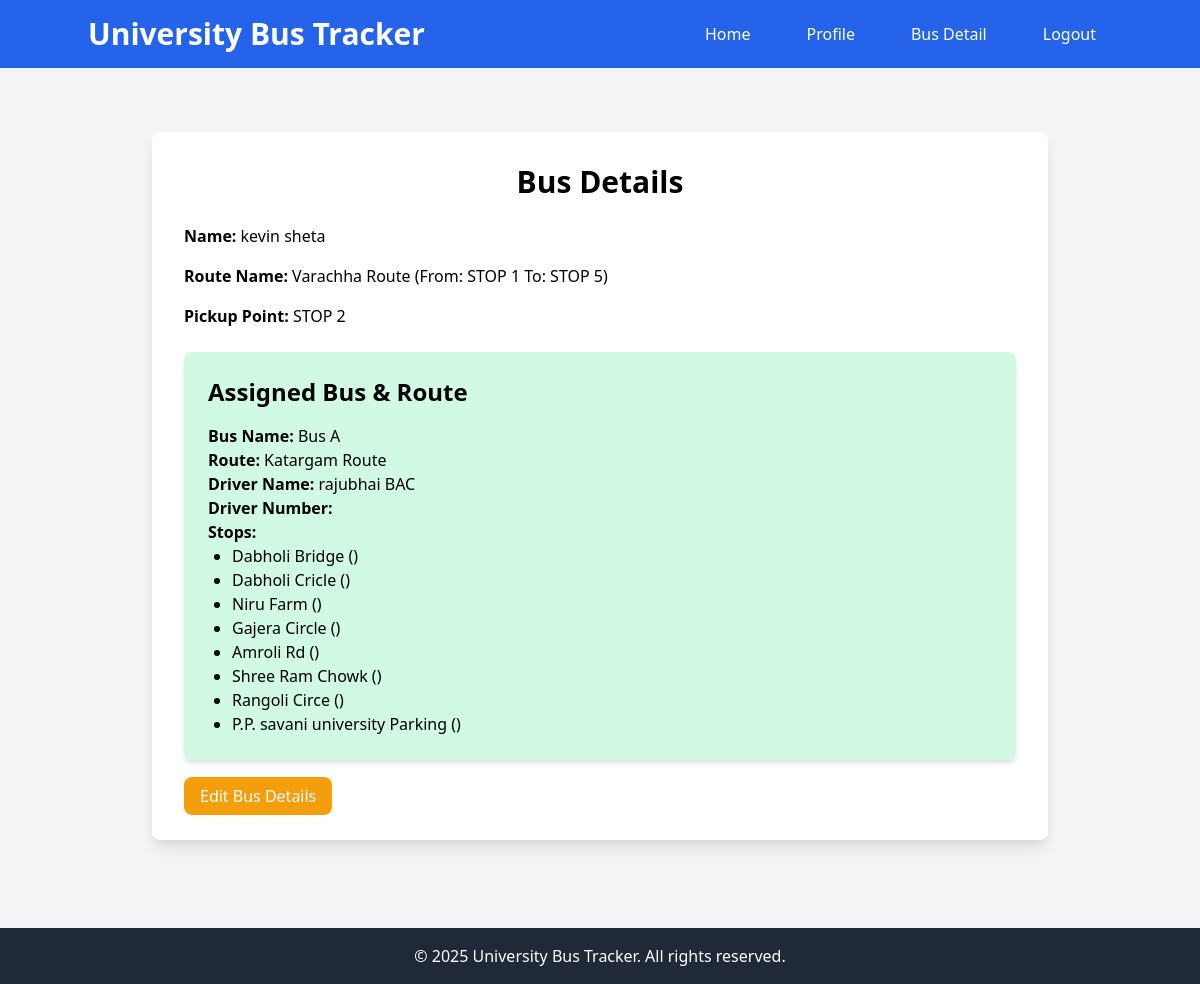
Screenshot of /student/bus_details_view/ (signed in) with the database file from the repository.
### student/models.py (models this page shows, shortened)
class StudentBusDetail(models.Model):
    student_name = models.ForeignKey(settings.AUTH_USER_MODEL, on_delete=models.CASCADE , limit_choices_to={'role': 'student'})
    pickup_point = models.ForeignKey(BusStops ,  on_delete=models.CASCADE)
    route_select = models.ForeignKey(Route ,on_delete=models.CASCADE )
    phone_number = models.CharField(max_length=15, blank=True)
    department = models.CharField(max_length=50)

### control/models.py (models this page shows)
class CustomUser(AbstractUser):
    role = models.CharField(max_length=20, choices=[
        ('student', 'Student'),
        ('driver', 'Driver'),
    ])
    full_name= models.CharField(max_length=30, blank=True)
    def __str__(self):
        return self.full_name

### tracker/models.py (models this page shows, shortened)
class Route(models.Model):
    name = models.CharField(max_length=20 , unique=True)
    start_point = models.ForeignKey(BusStops, on_delete=models.CASCADE, related_name='start_routes')
    end_point = models.ForeignKey(BusStops, on_delete=models.CASCADE, related_name='end_routes')
    bus_stops = models.ManyToManyField(BusStops, related_name='routes')
    def __str__(self):
        return f"{self.name} (From: {self.start_point.name} To: {self.end_point.name})"

class BusStops(models.Model):
    name = models.CharField(max_length=50)
    latitude = models.DecimalField(max_digits=10 , decimal_places=6)
    longitude = models.DecimalField(max_digits=10 , decimal_places=6)
    def __str__(self):
        return self.name

class BusAssignment(models.Model):
    students = models.ManyToManyField(CustomUser, related_name='bus_assignments', limit_choices_to={'role': 'student'})
    bus = models.ForeignKey(Bus, on_delete=models.CASCADE, related_name='students')
    route = models.ForeignKey(Route, on_delete=models.CASCADE, related_name='students')
    bus_stops = models.ManyToManyField(BusStops, related_name='assigned_stops')
    driver = models.ForeignKey(CustomUser, on_delete=models.CASCADE, related_name='assigned_buses',null=True, blank=True ,limit_choices_to={'role': 'driver'})

class Bus(models.Model):
    name = models.CharField(max_length=15,unique=True)
    number_plate = models.CharField(max_length=5, unique=True)
    route = models.ForeignKey(Route, on_delete=models.CASCADE, related_name='buses')
    start_point = models.ForeignKey(BusStops, on_delete=models.CASCADE, related_name='start_bus')
    end_point = models.ForeignKey(BusStops, on_delete=models.CASCADE, related_name='end_bus')
    latitude = models.DecimalField(max_digits=10,decimal_places=6)  # Current latitude
    longitude = models.DecimalField(max_digits=10,decimal_places=6)  #Current longitude

### student/views.py (the view, shortened to what this page needs)
# urls.py: path('bus_details_view/', views.bus_detail_view, name='bus_detail_view'),
@login_required
def bus_detail_view(request):
    if request.user.role == 'student':
        try:
            bus_assignment = BusAssignment.objects.filter(students=request.user).first()
        except BusAssignment.DoesNotExist:
            bus_assignment = None
        try:
            bus_detail = StudentBusDetail.objects.get(student_name=request.user)
        except StudentBusDetail.DoesNotExist:
            bus_detail = None
        if request.method == 'POST':
            form = StudentBusDetailForm(request.POST, instance=bus_detail)
            if form.is_valid():
                bus_detail = form.save()
                return redirect('student:bus_detail_view')
        else:
            form = StudentBusDetailForm(instance=bus_detail)
        return render(request, 'student/bus_detail_view.html', {
            'form': form,
            'bus_detail': bus_detail,
            'bus_assignment': bus_assignment,
            'filled': bus_detail is not None or bus_assignment is not None,
        })

### student/templates/student/bus_detail_view.html (shortened to what this page needs)
{% extends 'base.html' %}
{% block content %}
<div class="container mx-auto py-10">
    <div class="max-w-4xl mx-auto bg-white shadow-lg rounded-lg p-8">
        <h2 class="text-3xl font-bold mb-6 text-center">Bus Details</h2>
        {% if filled %}
            <div class="space-y-4">
                <p><strong>Name:</strong> {{ bus_detail.student_name }}</p>
                <p><strong>Route Name:</strong> {{ bus_detail.route_select }}</p>
                <p><strong>Pickup Point:</strong> {{ bus_detail.pickup_point}}</p>
            </div>
            <div class="bg-green-100 p-6 rounded-lg shadow-md mt-6">
                <h3 class="text-2xl font-semibold mb-4">Assigned Bus & Route</h3>
                {% if bus_assignment %}
                    <p><strong>Bus Name:</strong> {{ bus_assignment.bus.name }}</p>
                    <p><strong>Route:</strong> {{ bus_assignment.route.name }}</p>
                    <p><strong>Driver Name:</strong> {{ bus_assignment.driver}}</p>
                    <p><strong>Driver Number:</strong> {{ bus_assignment.driver.phone_number}}</p>
                    <p><strong>Stops:</strong></p>
                    <ul class="list-disc ml-6">
                        {% for stop in bus_assignment.bus_stops.all %}
                            <li>{{ stop.name }} ({{ stop.location }})</li>
                        {% endfor %}
                    </ul>
                {% else %}
                    <p class="text-yellow-500">Wait for the admin to assign your bus and route.</p>
                {% endif %}
            </div>
             <form method="post" class="mt-6">
                <a href="{% url 'student:edit_student_bus_detail' %}" class="bg-yellow-500 text-white py-2 px-4 rounded-lg hover:bg-yellow-600">
                    Edit Bus Details
                </a>
            </form>
        {% endif %}
    </div>
</div>
{% endblock %}

### rows the page displays
StudentBusDetail: student_name "kevin sheta", route_select "Varachha Route (From: STOP 1 To: STOP 5)", pickup_point "STOP 2"
BusAssignment: bus.name "Bus A", route.name "Katargam Route", driver "rajubhai BAC"
BusStops: name "Dabholi Bridge"
BusStops: name "Dabholi Cricle"
BusStops: name "Niru Farm"
BusStops: name "Gajera Circle"
BusStops: name "Amroli Rd"
BusStops: name "Shree Ram Chowk"
BusStops: name "Rangoli Circe"
BusStops: name "P.P. savani university Parking"
